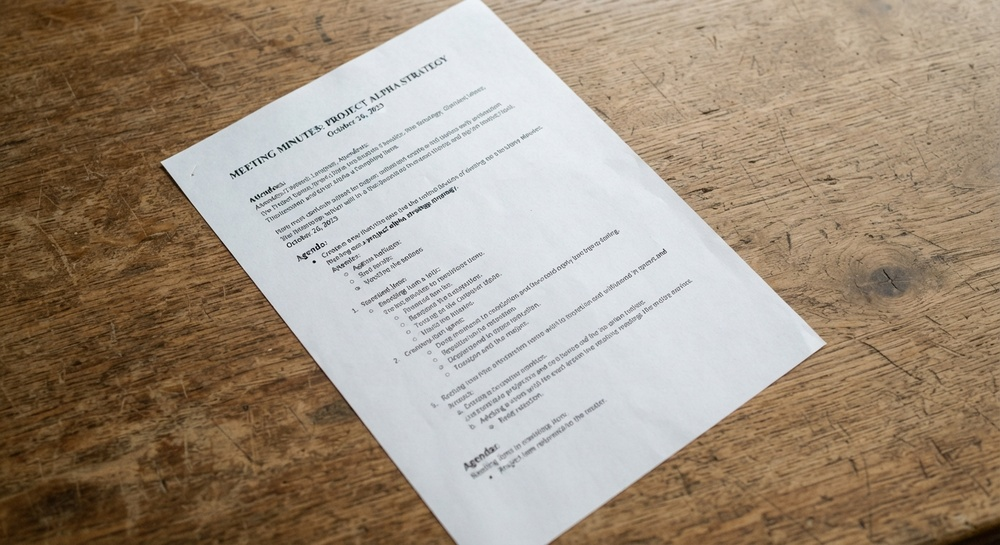
#> input picture Day-25/Document_Image_Enhancement/Dataset/input_documents/document_01.jpg, 1000 x 545 px, shrunk from 1408 x 768 before the run, found by its file name; its folder holds only this picture in this run
$ python main.py
#> lines starting #> are read from the running program, lines starting #| are printed output that depends on the picture; after the words box and inside, x2 and y2 are one past the last pixel; in counts of white or black regions, pixels touching at a corner belong together

import cv2
import numpy as np
import os


# ==========================================================
# CONFIGURATION
# ==========================================================

INPUT_FOLDER = r"C:\Users\92348\Desktop\MLBench\Day-25\Document_Image_Enhancement\Dataset\input_documents"
OUTPUT_FOLDER = r"C:\Users\92348\Desktop\MLBench\Day-25\Document_Image_Enhancement\Dataset\outputs"

os.makedirs(OUTPUT_FOLDER, exist_ok=True)


# ==========================================================
# 1. LOAD AND VALIDATE IMAGE
# ==========================================================

def load_image(image_path):

    image = cv2.imread(image_path)

    if image is None:
        print(f"Could not load image: {image_path}")
        return None

    return image


# ==========================================================
# 2. ORDER DOCUMENT CORNER POINTS
# ==========================================================

# [21 lines left out: function order_points, not called in this run]


# ==========================================================
# 3. AUTOMATIC PERSPECTIVE CORRECTION
# ==========================================================

def correct_perspective(image):

    original = image.copy()

    height, width = image.shape[:2]

    # Convert temporary image to grayscale
    gray = cv2.cvtColor(image, cv2.COLOR_BGR2GRAY)

    # Reduce noise before edge detection
    blurred = cv2.GaussianBlur(gray, (5, 5), 0)

    # Detect edges
    edges = cv2.Canny(blurred, 75, 200)

    # Connect nearby edge segments
    kernel = np.ones((3, 3), np.uint8)

    edges = cv2.dilate(edges, kernel, iterations=2)

    # Find contours
    contours, _ = cv2.findContours(
        edges,
        cv2.RETR_LIST,
        cv2.CHAIN_APPROX_SIMPLE
    )

    # Sort contours by area
    contours = sorted(
        contours,
        key=cv2.contourArea,
        reverse=True
    )

    document_contour = None

    # Search for a four-corner document
    for contour in contours[:20]:

        perimeter = cv2.arcLength(contour, True)

        approximation = cv2.approxPolyDP(
            contour,
            0.02 * perimeter,
            True
        )

        area = cv2.contourArea(contour)

        # Document should occupy a reasonable image area
        if (
            len(approximation) == 4
            and cv2.isContourConvex(approximation)
            and area > 0.15 * height * width
        ):

            document_contour = approximation
            break

    # If no document boundary is detected
    if document_contour is None:

        print("  Perspective correction skipped: document boundary not detected.")

        return original, False

    # Arrange four corners
    source_points = order_points(
        document_contour.reshape(4, 2)
    )

    # Calculate output width
    width_a = np.linalg.norm(
        source_points[2] - source_points[3]
    )

    width_b = np.linalg.norm(
        source_points[1] - source_points[0]
    )

    max_width = int(max(width_a, width_b))

    # Calculate output height
    height_a = np.linalg.norm(
        source_points[1] - source_points[2]
    )

    height_b = np.linalg.norm(
        source_points[0] - source_points[3]
    )

    max_height = int(max(height_a, height_b))

    if max_width < 2 or max_height < 2:

        print("  Invalid document dimensions. Skipping correction.")

        return original, False

    # Destination rectangle
    destination_points = np.float32([
        [0, 0],
        [max_width - 1, 0],
        [max_width - 1, max_height - 1],
        [0, max_height - 1]
    ])

    # Calculate perspective matrix
    matrix = cv2.getPerspectiveTransform(
        source_points,
        destination_points
    )

    # Apply perspective transformation
    warped = cv2.warpPerspective(
        image,
        matrix,
        (max_width, max_height)
    )

    print("  Perspective correction applied successfully.")

    return warped, True


# ==========================================================
# 4. GRAYSCALE CONVERSION
# ==========================================================

def convert_to_grayscale(image):

    gray = cv2.cvtColor(
        image,
        cv2.COLOR_BGR2GRAY
    )

    print("  Grayscale conversion completed.")

    return gray


# ==========================================================
# 5. NOISE REDUCTION
# ==========================================================

def reduce_noise(image):

    denoised = cv2.fastNlMeansDenoising(
        image,
        None,
        h=10,
        templateWindowSize=7,
        searchWindowSize=21
    )

    print("  Noise reduction completed.")

    return denoised


# ==========================================================
# 6. BRIGHTNESS AND CONTRAST ENHANCEMENT
# ==========================================================

def enhance_brightness_contrast(image):

    # CLAHE: Contrast Limited Adaptive Histogram Equalization
    clahe = cv2.createCLAHE(
        clipLimit=2.0,
        tileGridSize=(8, 8)
    )

    enhanced = clahe.apply(image)

    print("  Brightness and contrast enhancement completed.")

    return enhanced


# ==========================================================
# 7. IMAGE SHARPENING
# ==========================================================

def sharpen_image(image):

    # Create a slightly blurred version
    blurred = cv2.GaussianBlur(
        image,
        (0, 0),
        2
    )

    # Unsharp masking
    sharpened = cv2.addWeighted(
        image,
        1.5,
        blurred,
        -0.5,
        0
    )

    print("  Image sharpening completed.")

    return sharpened


# ==========================================================
# 8. SAVE ENHANCED IMAGE
# ==========================================================

def save_image(image, filename):

    output_path = os.path.join(
        OUTPUT_FOLDER,
        filename
    )

    success = cv2.imwrite(output_path, image)

    if success:

        print(f"  Saved: {output_path}")

    else:

        print(f"  Failed to save: {output_path}")


# ==========================================================
# 9. COMPLETE DOCUMENT ENHANCEMENT PIPELINE
# ==========================================================

def enhance_document(image_path):

    filename = os.path.basename(image_path)

    print("\n" + "=" * 55)
    print(f"Processing: {filename}")
    print("=" * 55)

    # Step 1: Load image
    image = load_image(image_path)
#> in load_image, image is the input picture: shape (545, 1000, 3); mean B, G, R 128.1, 145.5, 160.9

    if image is None:
        return

    print("  Image loaded successfully.")

    # Step 2: Perspective correction
    corrected, perspective_applied = correct_perspective(image)
#> in correct_perspective, `gray = cv2.cvtColor(image, cv2.COLOR_BGR2GRAY)`:
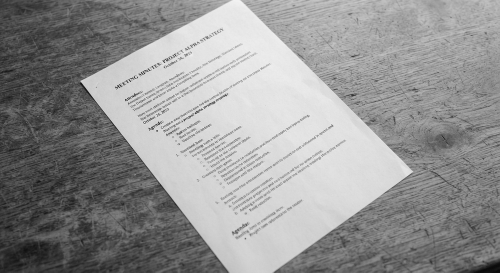
#> gray: shape (545, 1000) (shown at 1/2 size); min 1, max 253, mean 148.2
#> in correct_perspective, `edges = cv2.Canny(blurred, 75, 200)`:
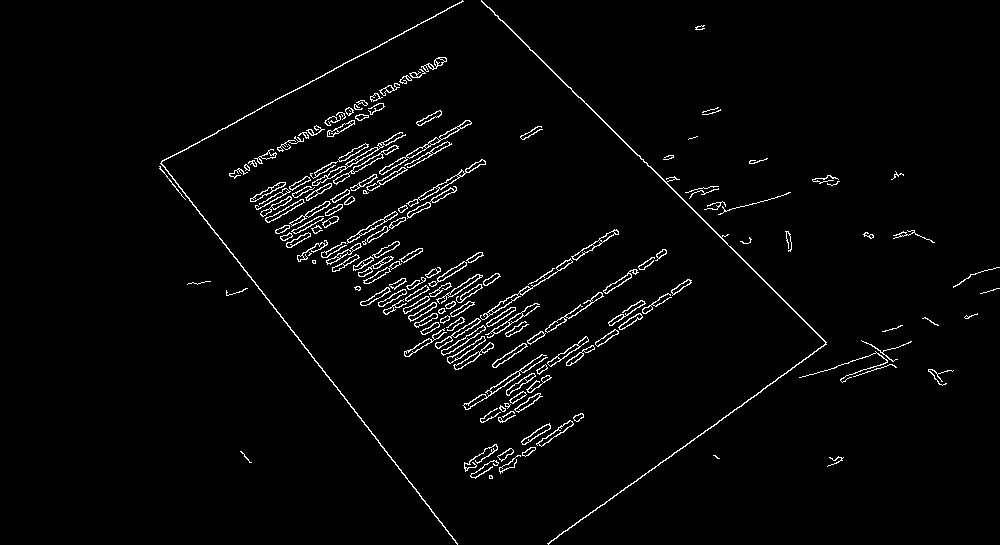
#> edges: shape (545, 1000); 2.6% white in thin lines or dots, all inside (x1, y1, x2, y2) = (159, 0, 1000, 545)
#> in correct_perspective, `edges = cv2.dilate(edges, kernel, iterations=2)`:
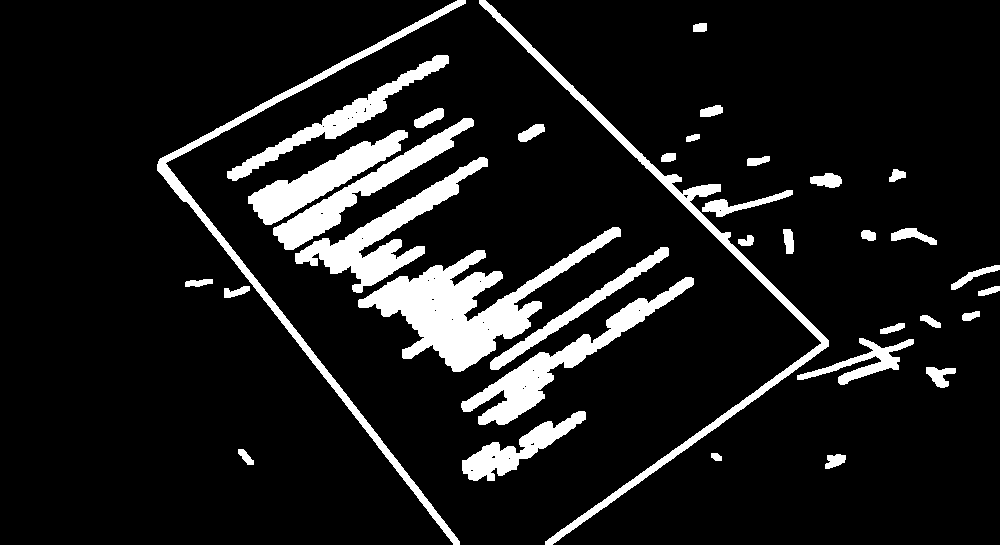
#> edges: shape (545, 1000); 11% white; 36 white regions
#> in correct_perspective, `contours, _ = cv2.findContours( edges, cv2.RETR_LIST, cv2.CHAIN_APPROX..`: contours = 64 contours, 28 with area under 20; largest, box (x1, y1, x2, y2) and area: (358, 227, 621, 372) 10755, (479, 0, 829, 545) 5661, (295, 157, 488, 293) 5564, (461, 277, 694, 425) 5384, (157, 0, 466, 545) 5171
#> the loop in correct_perspective, `for contour in contours[:20]: ` made 20 passes
#> (perimeter, area) on passes 1, 3, 4, 6, 7, 9, 11, 12: (1123.6, 10755), (812.7, 5564), (779.3, 5383.5), (440.4, 4324.5), (568.6, 4316), (404.4, 2557.5), (456.1, 1361.5), (220.7, 627)

    # Step 3: Grayscale conversion
    gray = convert_to_grayscale(corrected)

    # Step 4: Noise reduction
    denoised = reduce_noise(gray)

    # Step 5: Brightness and contrast enhancement
    enhanced = enhance_brightness_contrast(denoised)

    # Step 6: Sharpening
    sharpened = sharpen_image(enhanced)

    # Step 7: Save final image
    name_without_extension = os.path.splitext(filename)[0]

    output_filename = f"{name_without_extension}_enhanced.png"

    save_image(sharpened, output_filename)

    print("  Processing completed.")

    return {
        "filename": filename,
        "perspective_corrected": perspective_applied,
        "output": output_filename
    }


# ==========================================================
# 10. PROCESS ENTIRE DATASET
# ==========================================================

def process_dataset():

    if not os.path.exists(INPUT_FOLDER):

        print("Input folder does not exist!")
        return

    supported_formats = (
        ".jpg",
        ".jpeg",
        ".png",
        ".bmp",
        ".tif",
        ".tiff"
    )

    image_files = sorted([
        file for file in os.listdir(INPUT_FOLDER)
        if file.lower().endswith(supported_formats)
    ])

    if not image_files:

        print("No supported images found in the dataset folder.")
        return

    print("\n==============================================")
    print("       DOCUMENT IMAGE ENHANCEMENT TOOL")
    print("==============================================")

    print(f"Total images found: {len(image_files)}")

    successful = 0
    results = []

    for filename in image_files:

        image_path = os.path.join(
            INPUT_FOLDER,
            filename
        )

        try:

            result = enhance_document(image_path)
#> in enhance_document, `corrected, perspective_applied = correct_perspective(image)`: perspective_applied = False
#> in enhance_brightness_contrast, `enhanced = clahe.apply(image)`:
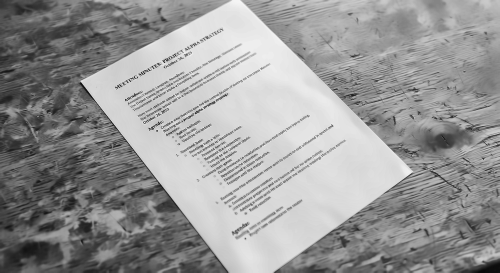
#> enhanced: shape (545, 1000) (shown at 1/2 size); min 1, max 253, mean 151.8
#> in sharpen_image, `blurred = cv2.GaussianBlur( image, (0, 0), 2 )`:
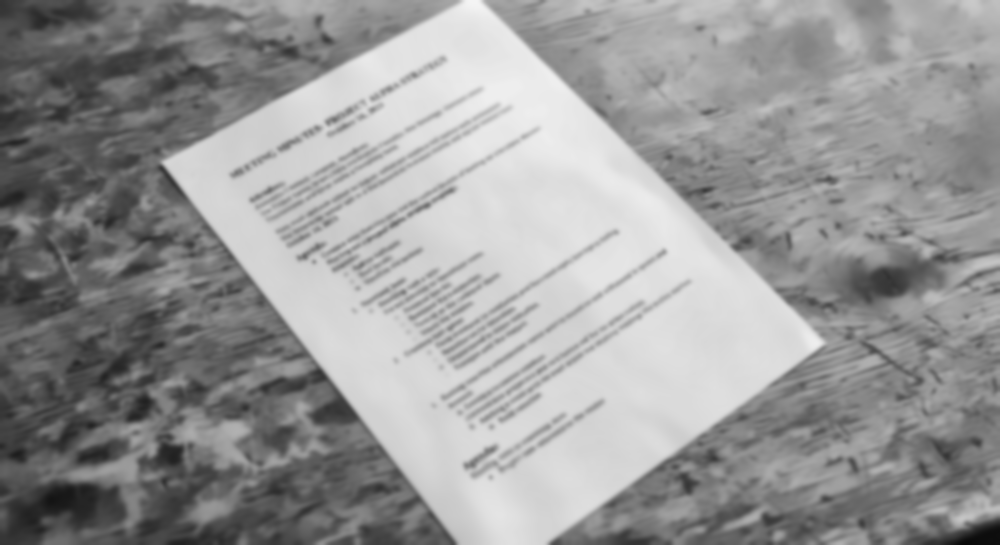
#> blurred: shape (545, 1000); min 8, max 244, mean 151.8
#> result = {'filename': 'document_01.jpg', 'perspective_corrected': False, 'output': 'document_01_enhanced.png'}

            if result is not None:

                successful += 1
                results.append(result)

        except Exception as error:

            print(f"Error processing {filename}: {error}")

    # Final summary
    print("\n==============================================")
    print("              FINAL SUMMARY")
    print("==============================================")

    print(f"Total images: {len(image_files)}")
    print(f"Successfully processed: {successful}")
    print(f"Failed: {len(image_files) - successful}")

    print(f"\nEnhanced images saved inside: {OUTPUT_FOLDER}")


# ==========================================================
# PROGRAM ENTRY POINT
# ==========================================================

if __name__ == "__main__":

    process_dataset()

$ run again, on Day-25/Document_Image_Enhancement/Dataset/input_documents/document_05.jpg
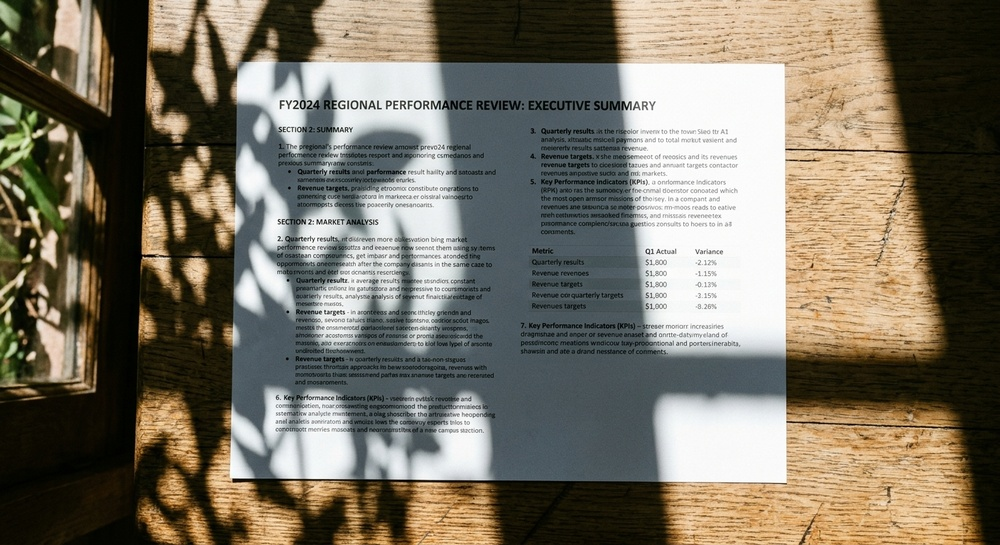
#> input picture Day-25/Document_Image_Enhancement/Dataset/input_documents/document_05.jpg, 1000 x 545 px, shrunk from 1408 x 768 before the run, found by its file name
#> in load_image, image is the input picture: shape (545, 1000, 3); mean B, G, R 99.8, 114.4, 120.9
#> in correct_perspective, `edges = cv2.dilate(edges, kernel, iterations=2)`:
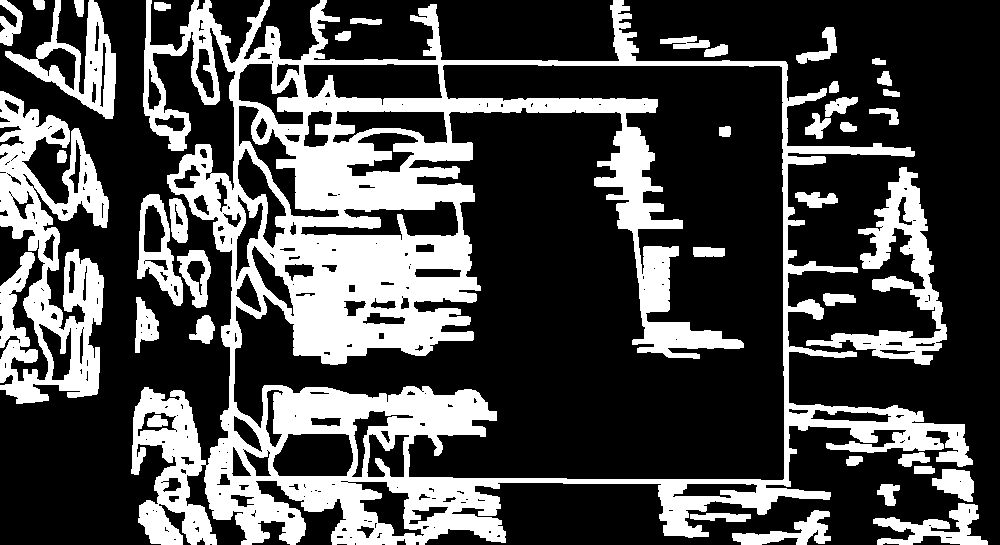
#> edges: shape (545, 1000); 29.4% white; 40 white regions
#> contours = 325 contours, 170 with area under 20; largest, box (x1, y1, x2, y2) and area: (131, 0, 973, 545) 280798, (233, 64, 785, 481) 136561, (0, 91, 109, 404) 18408, (806, 167, 947, 365) 6810, (5, 0, 116, 119) 5024
#> the loop in correct_perspective, `for contour in contours[:20]: ` made 1 pass
#> (perimeter, area, document_contour) on pass 1: (7711, 280798.5, [[146, 0], [151, 543], [972, 464], [785, 61]])
#> points = [[146, 0], [151, 543], [972, 464], [785, 61]]
#> sums = [146, 694, 1436, 846]
#> differences = [-146, 392, -508, -724]
#> source_points = [[146, 0], [785, 61], [972, 464], [151, 543]]
#> width_a = 824.8
#> width_b = 641.9
#> max_width = 824
#> height_a = 444.3
#> height_b = 543
#> destination_points = [[0, 0], [823, 0], [823, 542], [0, 542]]
#> matrix = [[0.94, -0.00866, -137.3], [-0.126, 1.32, 18.41], [-0.000399, 0.000705, 1]]
#> perspective_applied = True
#> in sharpen_image, `blurred = cv2.GaussianBlur( image, (0, 0), 2 )`:
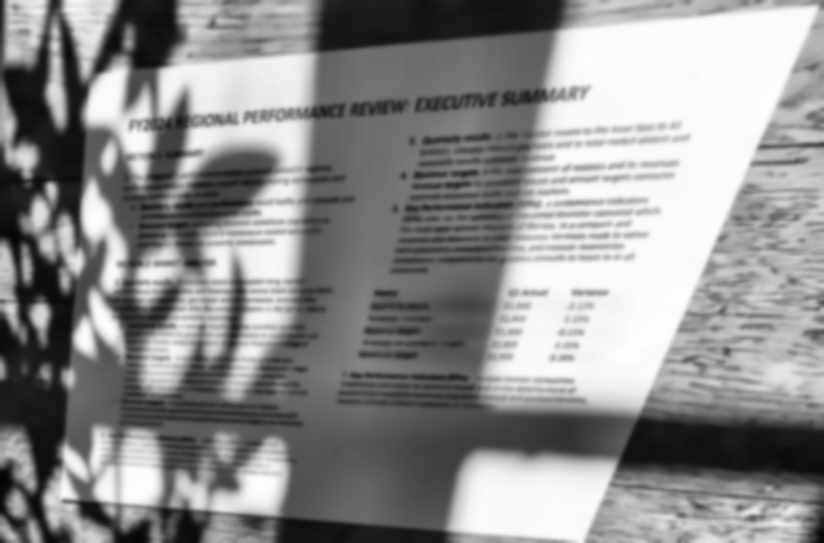
#> blurred: shape (543, 824); min 5, max 253, mean 141.8
#> result = {'filename': 'document_05.jpg', 'perspective_corrected': True, 'output': 'document_05_enhanced.png'}
